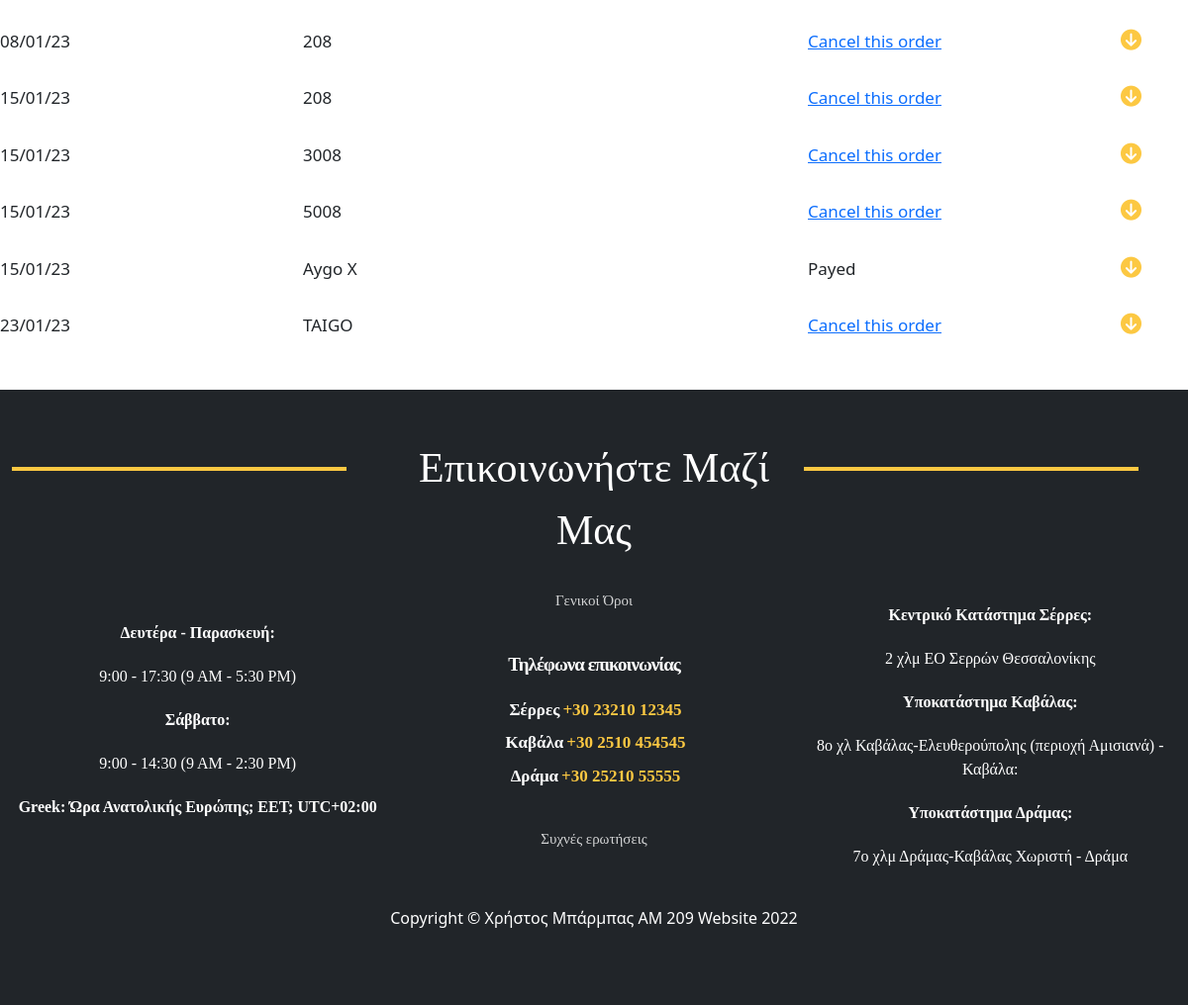
The page /totalRentals/ (signed in, lower part) on the database as committed earlier.
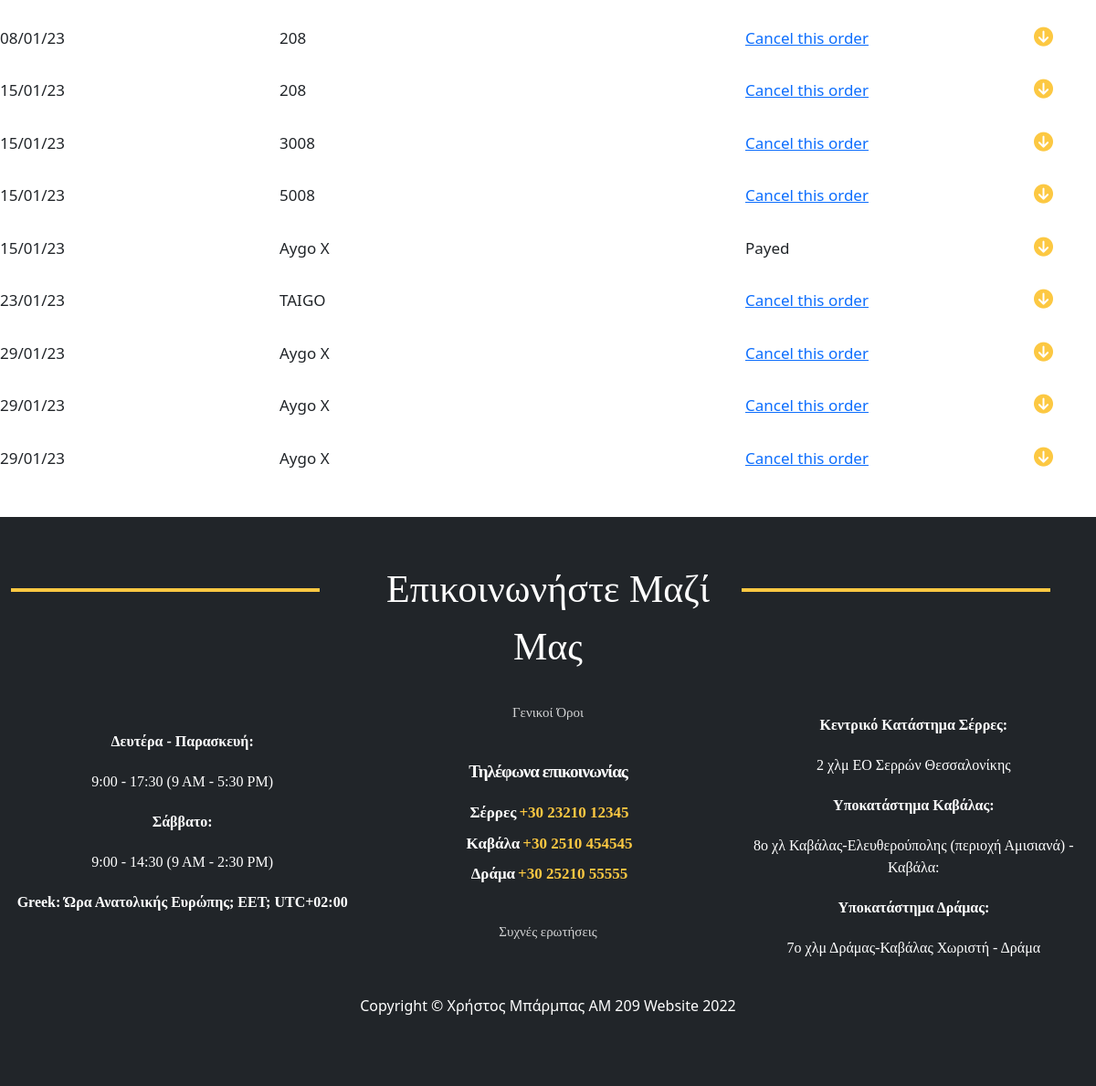
The same page on the database as committed later.
### carRental/models.py (models this page shows, shortened)
class Rental(models.Model):
    costumer = models.ForeignKey(Costumer, null=True, on_delete=models.CASCADE)
    customerName = models.CharField(max_length=70, null=True)
    costumerID = models.IntegerField(null=True, blank=False)
    rentalCompany = models.ForeignKey(RentalCompany, null=True, on_delete=models.CASCADE, default='1')
    car = models.ForeignKey(Car, null=True, on_delete=models.CASCADE)
    carModel = models.CharField(max_length=70, null=True)
    carId = models.IntegerField(null=True, blank=False)
    price = models.IntegerField(null=True, blank=False)
    startDate = models.DateField(auto_now_add=False, null=True)
    finishDate = models.DateField(auto_now_add=False, null=True)
    orderDate = models.DateTimeField(auto_now_add=True, null=True)
    placeToStart = models.ForeignKey(PlaceToStart, null=True, on_delete=models.CASCADE)
    fullFuel = models.BooleanField(blank=True, null=True, default=False)
    insurance = models.BooleanField(blank=True, null=True, default=False)
    payed = models.BooleanField(null=True, default=False)

### carRental/views.py (the view)
# urls.py: path('totalRentals/', views.totalRentals, name='totalRentals'),
@login_required(login_url='home.html')
def totalRentals(request):
    current = request.user
    rentals = Rental.objects.all()
    context = {
        'current': current,
        'rentals': rentals,
    }
    return render(request, 'totalRentals.html', context)

### carRental/models.py (called while the page is built)
    def __str__(self):
        return self.placeToStart

### carRental/templates/totalRentals.html (shortened to what this page needs)
{% extends 'main.html' %}
{% load static %}
{% block content %}
    <div class="lastRent lastRentPos">
				<div class="row no-gutters">
					<div class="col-12">
                {% for x in rentals %}
						<div class="row align-items-center">
							<div class="col-md-12 col-sm-12 clickFaq ">
								<div class="questionUs rowSize">
									<div class="row no-gutters ">
										<div class="col-2">
											<div class="infoTable ">
												{{ x.orderDate|date:'d/m/y' }}
											</div>
										</div>
										<div class="col-1">
										</div>
										<div class="col-5">
											<div class="infoTable">
											    {{ x.carModel}}
											</div>
										</div>
										<div class="col-3">
											<div class="infoTable">
											{% if x.payed == False %}
											<div class="payingPc">
												<a href="">Cancel this order</a>
											</div>
											{% else  %}
											 Payed
											{% endif  %}
											</div>
										</div>
										<div class="col-1">
											<div class="infoTable">
												<i class="fas fa-arrow-circle-down .displayFaq arrowsUS"></i>
											</div>
										</div>
									</div>
								</div>
							</div>
						</div>
                        {% endfor  %}
					</div>
				</div>
			</div>
{% endblock  %}

Rows that differ between the two databases and show on the page:
added Rental: orderDate "29/01/23", carModel "Aygo X", payed "Cancel this order"
added Rental: orderDate "29/01/23", carModel "Aygo X", payed "Cancel this order"
added Rental: orderDate "29/01/23", carModel "Aygo X", payed "Cancel this order"
